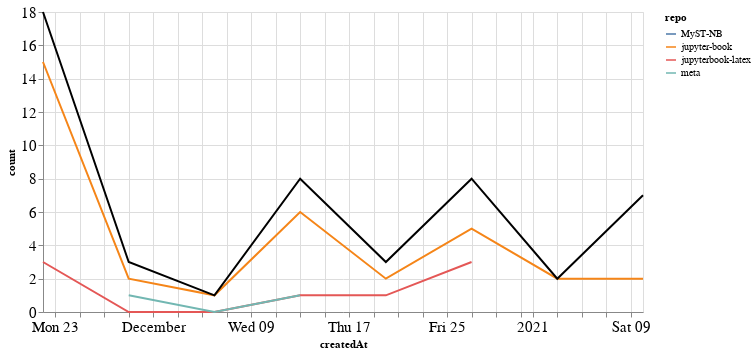

Write notebook code for a chart like this one.
### Markdown cell above
### Comments

### Code cell
comments_time = comments.groupby('repo').resample('W', on='createdAt').count()['author'].reset_index()
comments_time = comments_time.rename(columns={'author': 'count'})
comments_time_total = comments_time.groupby('createdAt').agg({"count": "sum"}).reset_index()
ch1 = alt.Chart(comments_time, width=600).mark_line().encode(
    x='createdAt',
    y='count',
    color='repo',
    tooltip="repo"
)

ch2 = alt.Chart(comments_time_total, width=600).mark_line(color="black").encode(
    x='createdAt',
    y='count',
)

ch1 + ch2

### Figure 1 — Vega-Lite specification as saved in the notebook (floating-point values rounded to 4 significant figures)
{"config": {"axisLeft": {"labelFontSize": 15}, "axisBottom": {"labelFontSize": 15}}, "layer": [{"data": {"name": "data-6952923691bc00c815940f40a594bc26"}, "mark": "line", "encoding": {"color": {"type": "nominal", "field": "repo"}, "tooltip": {"type": "nominal", "field": "repo"}, "x": {"type": "temporal", "field": "createdAt"}, "y": {"type": "quantitative", "field": "count"}}, "width": 600}, {"data": {"name": "data-2b99e5f2bbe24e2cc3be84acf22d26e1"}, "mark": {"type": "line", "color": "black"}, "encoding": {"x": {"type": "temporal", "field": "createdAt"}, "y": {"type": "quantitative", "field": "count"}}, "width": 600}], "$schema": "https://vega.github.io/schema/vega-lite/v4.8.1.json", "datasets": {"data-6952923691bc00c815940f40a594bc26": [{"repo": "MyST-NB", "createdAt": "2021-01-10T00:00:00", "count": 5}, {"repo": "jupyter-book", "createdAt": "2020-11-22T00:00:00", "count": 15}, {"repo": "jupyter-book", "createdAt": "2020-11-29T00:00:00", "count": 2}, {"repo": "jupyter-book", "createdAt": "2020-12-06T00:00:00", "count": 1}, {"repo": "jupyter-book", "createdAt": "2020-12-13T00:00:00", "count": 6}, {"repo": "jupyter-book", "createdAt": "2020-12-20T00:00:00", "count": 2}, {"repo": "jupyter-book", "createdAt": "2020-12-27T00:00:00", "count": 5}, {"repo": "jupyter-book", "createdAt": "2021-01-03T00:00:00", "count": 2}, {"repo": "jupyter-book", "createdAt": "2021-01-10T00:00:00", "count": 2}, {"repo": "jupyterbook-latex", "createdAt": "2020-11-22T00:00:00", "count": 3}, {"repo": "jupyterbook-latex", "createdAt": "2020-11-29T00:00:00", "count": 0}, {"repo": "jupyterbook-latex", "createdAt": "2020-12-06T00:00:00", "count": 0}, {"repo": "jupyterbook-latex", "createdAt": "2020-12-13T00:00:00", "count": 1}, {"repo": "jupyterbook-latex", "createdAt": "2020-12-20T00:00:00", "count": 1}, {"repo": "jupyterbook-latex", "createdAt": "2020-12-27T00:00:00", "count": 3}, {"repo": "meta", "createdAt": "2020-11-29T00:00:00", "count": 1}, {"repo": "meta", "createdAt": "2020-12-06T00:00:00", "count": 0}, {"repo": "meta", "createdAt": "2020-12-13T00:00:00", "count": 1}], "data-2b99e5f2bbe24e2cc3be84acf22d26e1": [{"createdAt": "2020-11-22T00:00:00", "count": 18}, {"createdAt": "2020-11-29T00:00:00", "count": 3}, {"createdAt": "2020-12-06T00:00:00", "count": 1}, {"createdAt": "2020-12-13T00:00:00", "count": 8}, {"createdAt": "2020-12-20T00:00:00", "count": 3}, {"createdAt": "2020-12-27T00:00:00", "count": 8}, {"createdAt": "2021-01-03T00:00:00", "count": 2}, {"createdAt": "2021-01-10T00:00:00", "count": 7}]}}
